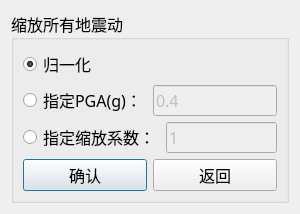
<?xml version="1.0" encoding="UTF-8"?>
<ui version="4.0">
 <class>win_scale</class>
 <widget class="QDialog" name="win_scale">
  <property name="geometry">
   <rect>
    <x>0</x>
    <y>0</y>
    <width>300</width>
    <height>214</height>
   </rect>
  </property>
  <property name="sizePolicy">
   <sizepolicy hsizetype="Preferred" vsizetype="Preferred">
    <horstretch>0</horstretch>
    <verstretch>0</verstretch>
   </sizepolicy>
  </property>
  <property name="minimumSize">
   <size>
    <width>300</width>
    <height>200</height>
   </size>
  </property>
  <property name="maximumSize">
   <size>
    <width>300</width>
    <height>214</height>
   </size>
  </property>
  <property name="font">
   <font>
    <family>宋体</family>
    <pointsize>12</pointsize>
   </font>
  </property>
  <property name="windowTitle">
   <string>缩放</string>
  </property>
  <property name="windowIcon">
   <iconset resource="../resource_rc/resource.qrc">
    <normaloff>:/插图/N.png</normaloff>:/插图/N.png</iconset>
  </property>
  <layout class="QVBoxLayout" name="verticalLayout_3" stretch="5">
   <item>
    <widget class="QGroupBox" name="groupBox_2">
     <property name="title">
      <string>缩放所有地震动</string>
     </property>
     <layout class="QVBoxLayout" name="verticalLayout_2">
      <item>
       <widget class="QRadioButton" name="radioButton_4">
        <property name="text">
         <string>归一化</string>
        </property>
        <property name="checked">
         <bool>true</bool>
        </property>
       </widget>
      </item>
      <item>
       <layout class="QHBoxLayout" name="horizontalLayout_2">
        <item>
         <widget class="QRadioButton" name="radioButton_5">
          <property name="text">
           <string>指定PGA(g)：</string>
          </property>
         </widget>
        </item>
        <item>
         <widget class="QLineEdit" name="lineEdit">
          <property name="enabled">
           <bool>false</bool>
          </property>
          <property name="minimumSize">
           <size>
            <width>0</width>
            <height>30</height>
           </size>
          </property>
          <property name="text">
           <string>0.4</string>
          </property>
         </widget>
        </item>
       </layout>
      </item>
      <item>
       <layout class="QHBoxLayout" name="horizontalLayout_4">
        <item>
         <widget class="QRadioButton" name="radioButton_6">
          <property name="text">
           <string>指定缩放系数：</string>
          </property>
         </widget>
        </item>
        <item>
         <widget class="QLineEdit" name="lineEdit_4">
          <property name="enabled">
           <bool>false</bool>
          </property>
          <property name="minimumSize">
           <size>
            <width>0</width>
            <height>30</height>
           </size>
          </property>
          <property name="text">
           <string>1</string>
          </property>
         </widget>
        </item>
       </layout>
      </item>
      <item>
       <layout class="QHBoxLayout" name="horizontalLayout">
        <item>
         <widget class="QPushButton" name="pushButton">
          <property name="minimumSize">
           <size>
            <width>0</width>
            <height>30</height>
           </size>
          </property>
          <property name="text">
           <string>确认</string>
          </property>
          <property name="checkable">
           <bool>false</bool>
          </property>
         </widget>
        </item>
        <item>
         <widget class="QPushButton" name="pushButton_2">
          <property name="minimumSize">
           <size>
            <width>0</width>
            <height>30</height>
           </size>
          </property>
          <property name="text">
           <string>返回</string>
          </property>
         </widget>
        </item>
       </layout>
      </item>
     </layout>
    </widget>
   </item>
  </layout>
 </widget>
 <resources>
  <include location="../resource_rc/resource.qrc"/>
 </resources>
 <connections>
  <connection>
   <sender>pushButton_2</sender>
   <signal>clicked()</signal>
   <receiver>win_scale</receiver>
   <slot>accept()</slot>
   <hints>
    <hint type="sourcelabel">
     <x>228</x>
     <y>172</y>
    </hint>
    <hint type="destinationlabel">
     <x>79</x>
     <y>-9</y>
    </hint>
   </hints>
  </connection>
 </connections>
</ui>
